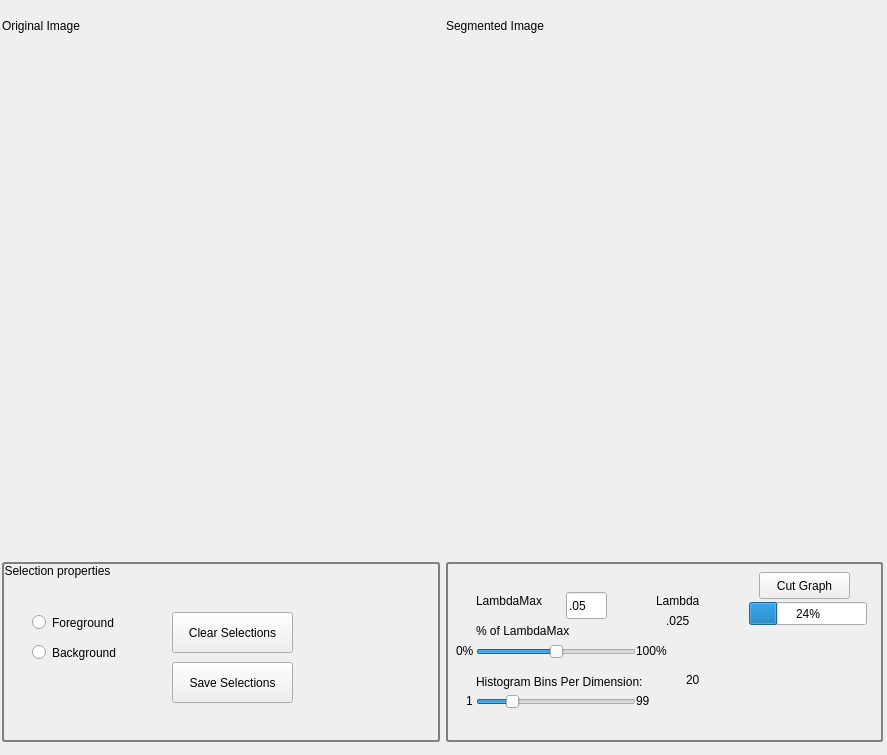
<?xml version="1.0" encoding="UTF-8"?>
<ui version="4.0">
 <class>InnerWidget</class>
 <widget class="QWidget" name="InnerWidget">
  <property name="geometry">
   <rect>
    <x>0</x>
    <y>0</y>
    <width>887</width>
    <height>755</height>
   </rect>
  </property>
  <property name="windowTitle">
   <string>Form</string>
  </property>
  <widget class="QWidget" name="layoutWidget">
   <property name="geometry">
    <rect>
     <x>2</x>
     <y>11</y>
     <width>881</width>
     <height>731</height>
    </rect>
   </property>
   <layout class="QGridLayout" name="gridLayout" rowstretch="1,17,6">
    <item row="0" column="0">
     <widget class="QLabel" name="label_9">
      <property name="text">
       <string>Original Image</string>
      </property>
     </widget>
    </item>
    <item row="0" column="1">
     <widget class="QLabel" name="label_10">
      <property name="text">
       <string>Segmented Image</string>
      </property>
     </widget>
    </item>
    <item row="1" column="0">
     <widget class="QVTKWidget" name="qvtkWidgetLeft"/>
    </item>
    <item row="1" column="1">
     <widget class="QVTKWidget" name="qvtkWidgetRight"/>
    </item>
    <item row="2" column="0">
     <widget class="QGroupBox" name="grpSelection">
      <property name="styleSheet">
       <string notr="true">QGroupBox#grpSelection { 
     border: 2px solid gray; 
     border-radius: 3px; 
 } 

QGroupBox#grpSelection::title { 
    background-color: transparent;
 } </string>
      </property>
      <property name="title">
       <string>Selection properties</string>
      </property>
      <widget class="QRadioButton" name="radBackground">
       <property name="geometry">
        <rect>
         <x>30</x>
         <y>80</y>
         <width>106</width>
         <height>21</height>
        </rect>
       </property>
       <property name="text">
        <string>Background</string>
       </property>
      </widget>
      <widget class="QRadioButton" name="radForeground">
       <property name="geometry">
        <rect>
         <x>30</x>
         <y>50</y>
         <width>106</width>
         <height>21</height>
        </rect>
       </property>
       <property name="text">
        <string>Foreground</string>
       </property>
      </widget>
      <widget class="QPushButton" name="btnClearSelections">
       <property name="geometry">
        <rect>
         <x>170</x>
         <y>50</y>
         <width>121</width>
         <height>41</height>
        </rect>
       </property>
       <property name="text">
        <string>Clear Selections</string>
       </property>
      </widget>
      <widget class="QPushButton" name="btnSaveSelections">
       <property name="geometry">
        <rect>
         <x>170</x>
         <y>100</y>
         <width>121</width>
         <height>41</height>
        </rect>
       </property>
       <property name="toolTip">
        <string>The foreground and background pixels will be saved as binary images in X_Foreground.png and X_Background.png where X is specified in the file save diaglog.</string>
       </property>
       <property name="text">
        <string>Save Selections</string>
       </property>
      </widget>
     </widget>
    </item>
    <item row="2" column="1">
     <widget class="QGroupBox" name="groupBox">
      <property name="styleSheet">
       <string notr="true">QGroupBox#groupBox { 
     border: 2px solid gray; 
     border-radius: 3px; 
 } 

QGroupBox#groupBox::title { 
    background-color: transparent;
 } </string>
      </property>
      <property name="title">
       <string/>
      </property>
      <property name="flat">
       <bool>false</bool>
      </property>
      <widget class="QLabel" name="label_3">
       <property name="geometry">
        <rect>
         <x>30</x>
         <y>30</y>
         <width>91</width>
         <height>17</height>
        </rect>
       </property>
       <property name="text">
        <string>LambdaMax</string>
       </property>
      </widget>
      <widget class="QLineEdit" name="txtLambdaMax">
       <property name="geometry">
        <rect>
         <x>120</x>
         <y>30</y>
         <width>41</width>
         <height>27</height>
        </rect>
       </property>
       <property name="toolTip">
        <string>The value of Lambda if the slider is set to 100%</string>
       </property>
       <property name="text">
        <string>.05</string>
       </property>
      </widget>
      <widget class="QLabel" name="label">
       <property name="geometry">
        <rect>
         <x>30</x>
         <y>60</y>
         <width>131</width>
         <height>17</height>
        </rect>
       </property>
       <property name="text">
        <string>% of LambdaMax</string>
       </property>
      </widget>
      <widget class="QSlider" name="sldLambda">
       <property name="geometry">
        <rect>
         <x>30</x>
         <y>80</y>
         <width>160</width>
         <height>19</height>
        </rect>
       </property>
       <property name="toolTip">
        <string>The percentage of LambdaMax to use as Lambda</string>
       </property>
       <property name="value">
        <number>50</number>
       </property>
       <property name="orientation">
        <enum>Qt::Horizontal</enum>
       </property>
      </widget>
      <widget class="QLabel" name="lblLambda">
       <property name="geometry">
        <rect>
         <x>220</x>
         <y>50</y>
         <width>51</width>
         <height>17</height>
        </rect>
       </property>
       <property name="toolTip">
        <string>The final value of Labmda to use. When Lambda is high, there is no regularization. That is, each pixel decides its label independently (does not care about the labeling of its neighbors).</string>
       </property>
       <property name="text">
        <string>.025</string>
       </property>
      </widget>
      <widget class="QLabel" name="label_4">
       <property name="geometry">
        <rect>
         <x>210</x>
         <y>30</y>
         <width>64</width>
         <height>17</height>
        </rect>
       </property>
       <property name="text">
        <string>Lambda</string>
       </property>
      </widget>
      <widget class="QLabel" name="label_6">
       <property name="geometry">
        <rect>
         <x>190</x>
         <y>80</y>
         <width>41</width>
         <height>17</height>
        </rect>
       </property>
       <property name="text">
        <string>100%</string>
       </property>
      </widget>
      <widget class="QLabel" name="label_5">
       <property name="geometry">
        <rect>
         <x>10</x>
         <y>80</y>
         <width>21</width>
         <height>17</height>
        </rect>
       </property>
       <property name="text">
        <string>0%</string>
       </property>
      </widget>
      <widget class="QSlider" name="sldHistogramBins">
       <property name="geometry">
        <rect>
         <x>30</x>
         <y>130</y>
         <width>160</width>
         <height>19</height>
        </rect>
       </property>
       <property name="toolTip">
        <string>The higher this value, the more discriminative the regional term will be.</string>
       </property>
       <property name="value">
        <number>20</number>
       </property>
       <property name="orientation">
        <enum>Qt::Horizontal</enum>
       </property>
      </widget>
      <widget class="QLabel" name="lblHistogramBins">
       <property name="geometry">
        <rect>
         <x>240</x>
         <y>110</y>
         <width>41</width>
         <height>16</height>
        </rect>
       </property>
       <property name="text">
        <string>20</string>
       </property>
      </widget>
      <widget class="QLabel" name="label_2">
       <property name="geometry">
        <rect>
         <x>30</x>
         <y>110</y>
         <width>211</width>
         <height>20</height>
        </rect>
       </property>
       <property name="text">
        <string>Histogram Bins Per Dimension:</string>
       </property>
      </widget>
      <widget class="QPushButton" name="btnCut">
       <property name="geometry">
        <rect>
         <x>313</x>
         <y>10</y>
         <width>91</width>
         <height>27</height>
        </rect>
       </property>
       <property name="text">
        <string>Cut Graph</string>
       </property>
      </widget>
      <widget class="QProgressBar" name="progressBar">
       <property name="geometry">
        <rect>
         <x>303</x>
         <y>40</y>
         <width>118</width>
         <height>23</height>
        </rect>
       </property>
       <property name="value">
        <number>24</number>
       </property>
      </widget>
      <widget class="QLabel" name="label_7">
       <property name="geometry">
        <rect>
         <x>20</x>
         <y>130</y>
         <width>16</width>
         <height>17</height>
        </rect>
       </property>
       <property name="text">
        <string>1</string>
       </property>
      </widget>
      <widget class="QLabel" name="label_8">
       <property name="geometry">
        <rect>
         <x>190</x>
         <y>130</y>
         <width>21</width>
         <height>17</height>
        </rect>
       </property>
       <property name="text">
        <string>99</string>
       </property>
      </widget>
     </widget>
    </item>
   </layout>
  </widget>
 </widget>
 <customwidgets>
  <customwidget>
   <class>QVTKWidget</class>
   <extends>QWidget</extends>
   <header>QVTKWidget.h</header>
  </customwidget>
 </customwidgets>
 <resources/>
 <connections/>
</ui>
